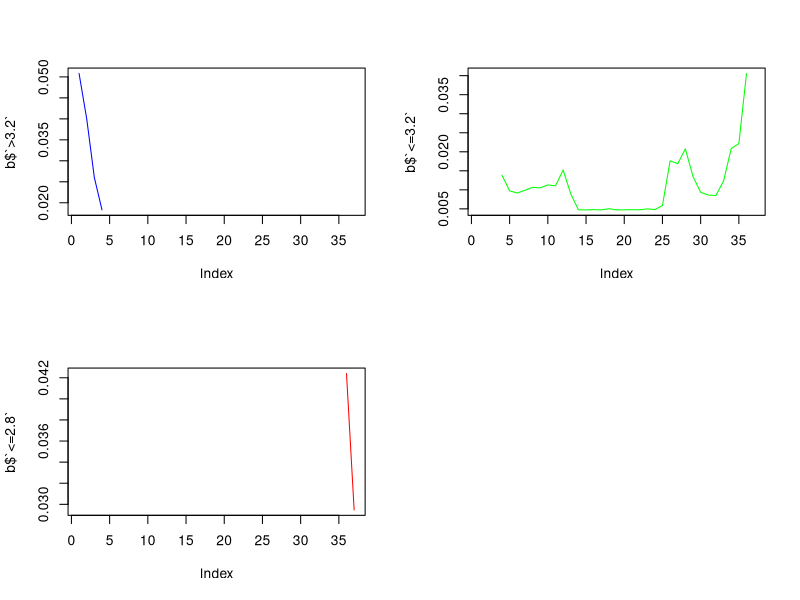
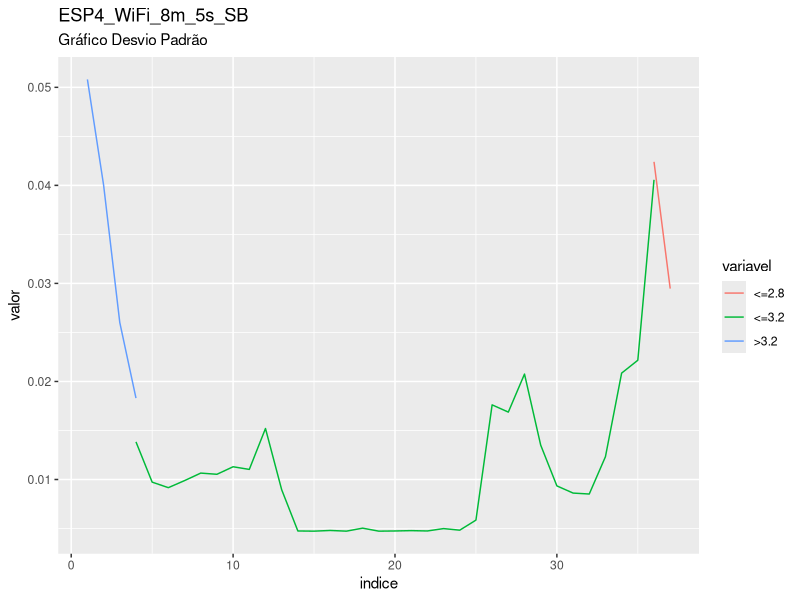
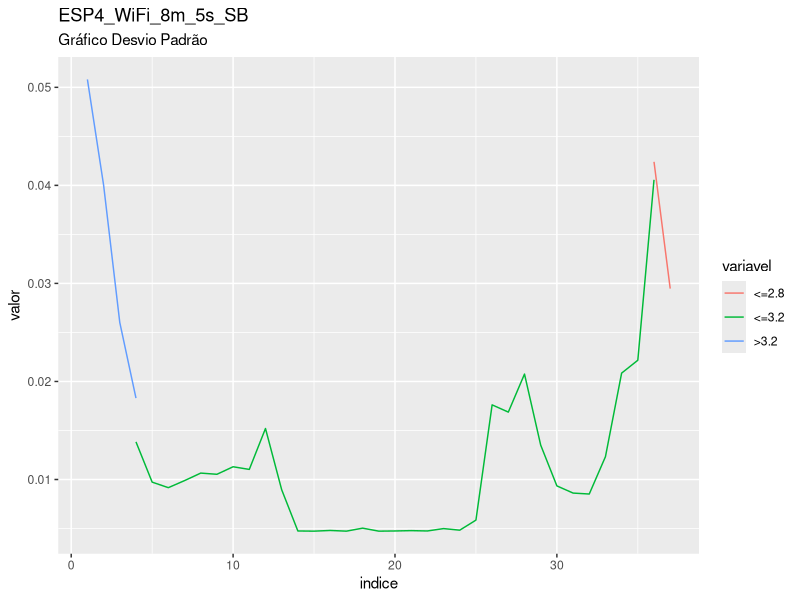

These figures' R source, in order:
library(readxl)
plan_ESP4_WiFi_8m_5s_SB <- read_excel("ESP4 WiFi 8m 5s SB.xlsx")
View(plan_ESP4_WiFi_8m_5s_SB)

valor<-plan_ESP4_WiFi_8m_5s_SB$Column9
posicoes<-c(1:length(valor))

corte_1<-min(posicoes[which(valor==3.2)])
corte_2<-min(posicoes[which(valor==2.8)])

valor[which(posicoes==corte_1)]
valor[which(posicoes==corte_2)]

a<- rep(1,corte_1)
b<- rep(2,corte_2-corte_1)
c<- rep(3,length(valor)-corte_2)

plan_ESP4_WiFi_8m_5s_SB$nivel<-c(a,b,c)


###########################################################

require(lubridate)
plan_ESP4_WiFi_8m_5s_SB$t<-(plan_ESP4_WiFi_8m_5s_SB$Column1)
plan_ESP4_WiFi_8m_5s_SB$t0<-min((plan_ESP4_WiFi_8m_5s_SB$Column1))
plan_ESP4_WiFi_8m_5s_SB$survt<-(plan_ESP4_WiFi_8m_5s_SB$t-plan_ESP4_WiFi_8m_5s_SB$t0)
segundos<-round(as.numeric(diff(plan_ESP4_WiFi_8m_5s_SB$survt,1)))
plan_ESP4_WiFi_8m_5s_SB$segundos<-c(0,segundos)
plan_ESP4_WiFi_8m_5s_SB$segundos<- ifelse(plan_ESP4_WiFi_8m_5s_SB$segundos<0,5,plan_ESP4_WiFi_8m_5s_SB$segundos)
plan_ESP4_WiFi_8m_5s_SB$segundos_acum<-cumsum(plan_ESP4_WiFi_8m_5s_SB$segundos)
plan_ESP4_WiFi_8m_5s_SB$minutos_acum<-round(cumsum(plan_ESP4_WiFi_8m_5s_SB$segundos)/60)
plan_ESP4_WiFi_8m_5s_SB$minuto = cut(as.numeric(plan_ESP4_WiFi_8m_5s_SB$minutos_acum), c(0,5, 10,15, 20,25, 30,35, 40,45,50,55,60,65,70,75,80,85,90,95,100,105,110,115,120,125,130,135,140,145,150,155,160,165,170,175,180,Inf), right=FALSE)


tapply(plan_ESP4_WiFi_8m_5s_SB$Column9,plan_ESP4_WiFi_8m_5s_SB$nivel,sd)
tapply(plan_ESP4_WiFi_8m_5s_SB$Column9,plan_ESP4_WiFi_8m_5s_SB$minuto,sd)

a<-tapply(plan_ESP4_WiFi_8m_5s_SB$Column9,list(plan_ESP4_WiFi_8m_5s_SB$minuto, plan_ESP4_WiFi_8m_5s_SB$nivel),sd)
b<-data.frame(a)
names(b)<-c(">3.2","<=3.2","<=2.8")

# exportando saida para csv
write.csv(a,file="saida_dp_ESP4_WiFi_8m_5s_SB.csv")

#grafico

par(mfrow = c(2, 2))
plot(b$`>3.2`,col="blue",type="l")
plot(b$`<=3.2`,col="green",type="l")
plot(b$`<=2.8`,col="red",type="l")

b$indice<-c(1:nrow(b))

library(tidyr)
library(ggplot2)

dados_long <- b %>% gather(variavel, valor, -indice)

ggplot(data = dados_long, aes(x = indice, y = valor, group = variavel)) +
  geom_line(aes(colour = variavel)) +
labs(title = "ESP4_WiFi_8m_5s_SB", subtitle = "Gráfico Desvio Padrão")

ggsave("Grafico_DP_ESP4_WiFi_8m_5s_SB.png")
